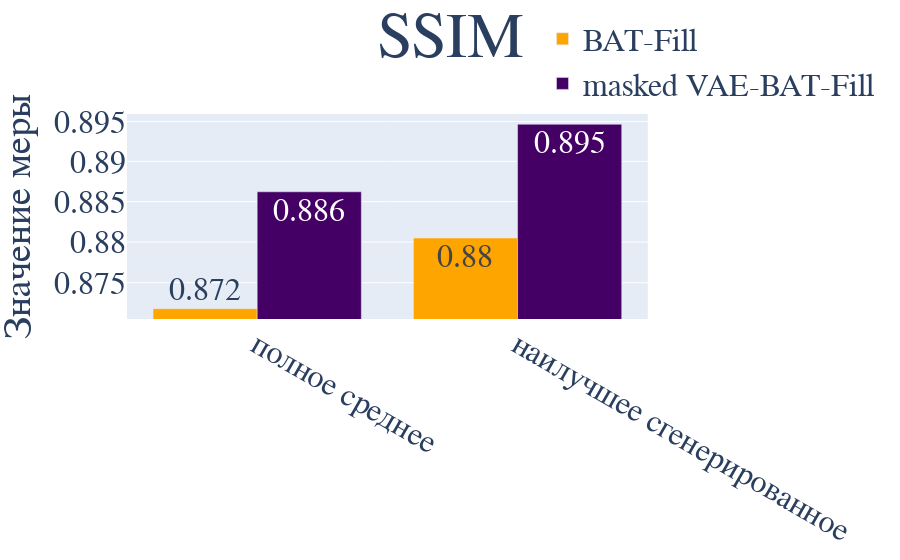

This figure's notebook cell:
### Code cell
fig = make_subplots(specs=[[{"secondary_y": True}]])

fig.add_trace(
    go.Bar(
        x=['полное среднее', 'наилучшее сгенерированное'],
        y=[df['SSIM baseline mean'].mean(), df['SSIM baseline max'].mean()],
        name='BAT-Fill',
        text=[round(val, 3) for val in [df['SSIM baseline mean'].mean(), df['SSIM baseline max'].mean()]],
        textposition='auto',
        marker_color='orange'
        ),
    secondary_y=False
)

fig.add_trace(
    go.Bar(
        x=['полное среднее', 'наилучшее сгенерированное'],
        y=[df['SSIM trained model mean'].mean(), df['SSIM trained model max'].mean()],
        name='masked VAE-BAT-Fill',
        text=[round(val, 3) for val in [df['SSIM trained model mean'].mean(), df['SSIM trained model max'].mean()]],
        textposition='auto',
        marker_color='rgb(69,0,102)'
        ),
    secondary_y=False
)

fig.update_layout(
        title={
            'text': "SSIM",
            'x': 0.5,
            'xanchor': 'center',
            'font': {'size': 64}},
        legend={
            'x': 0.75,
            'y': 1.5,
            'font': {'size': 32}},
        font=dict(
            family="Courier New, monospace",
            size=32
        )
        )
# fig.update_xaxes(title='Усреднение меры на 4 изображениях', showticklabels=False, tickfont=dict(size=32))
fig.update_yaxes(title='Значение меры', type='log')
fig.show()

print('Среднеквадратичное отклонение базовой модели', round(np.std(df['SSIM baseline mean']), 3),' - для полного среднего, ', round(np.std(df['SSIM baseline max']), 3), ' - для наилучшего сгенерированного')
print('Среднеквадратичное отклонение дообученной модели', round(np.std(df['SSIM trained model mean']), 3),'-для полного среднего, ', round(np.std(df['SSIM trained model max']), 3), ' - для наилучшего сгенерированного')
print('Прирост качества модели:', round((df['SSIM trained model mean'].mean() - df['SSIM baseline mean'].mean())/df['SSIM baseline mean'].mean(), 3)*100,'$\%$ - для полного среднего, ' ,
       round((df['SSIM trained model max'].mean() - df['SSIM baseline max'].mean())/df['SSIM baseline max'].mean(), 3)*100, '$\%$ - для наилучшего сгенерированного')

### Figure 1 — Plotly figure (JSON) as saved in the notebook; plotly's stock layout.template omitted (floating-point values rounded to 4 significant figures)
{"data": [{"marker": {"color": "orange"}, "name": "BAT-Fill", "text": ["0.872", "0.88"], "textposition": "auto", "type": "bar", "x": ["полное среднее", "наилучшее сгенерированное"], "xaxis": "x", "y": [0.8718, 0.8805], "yaxis": "y"}, {"marker": {"color": "rgb(69,0,102)"}, "name": "masked VAE-BAT-Fill", "text": ["0.886", "0.895"], "textposition": "auto", "type": "bar", "x": ["полное среднее", "наилучшее сгенерированное"], "xaxis": "x", "y": [0.8862, 0.8946], "yaxis": "y"}], "layout": {"font": {"family": "Courier New, monospace", "size": 32}, "legend": {"font": {"size": 32}, "x": 0.75, "y": 1.5}, "title": {"font": {"size": 64}, "text": "SSIM", "x": 0.5, "xanchor": "center"}, "xaxis": {"anchor": "y", "domain": [0, 0.94]}, "yaxis": {"anchor": "x", "domain": [0, 1], "title": {"text": "Значение меры"}, "type": "log"}, "yaxis2": {"anchor": "x", "overlaying": "y", "side": "right", "title": {"text": "Значение меры"}, "type": "log"}}}
